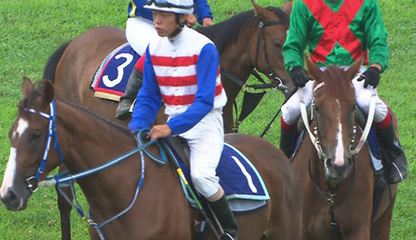
#> input picture bai_1/RaceHorses_416x240_frame001.png, 416 x 240 px
$ python bai1_doc_anh_he_mau.py
#> lines starting #> are read from the running program, lines starting #| are printed output that depends on the picture
from pathlib import Path

import cv2
import matplotlib.pyplot as plt


IMAGE = "RaceHorses_416x240_frame001.png"
OUT = Path("ket_qua")
OUT.mkdir(exist_ok=True)

# Bai 1: doc anh va hien thi theo cac he mau.
bgr = cv2.imread(IMAGE)
#> bgr is the input picture: shape (240, 416, 3); mean B, G, R 96.7, 109.1, 104
if bgr is None:
    raise FileNotFoundError(f"Khong doc duoc anh: {IMAGE}")

rgb = cv2.cvtColor(bgr, cv2.COLOR_BGR2RGB)
views = [
    ("RGB", rgb, None),
    ("BGR", bgr, None),
    ("YUV", cv2.cvtColor(bgr, cv2.COLOR_BGR2YUV), None),
    ("HSV", cv2.cvtColor(bgr, cv2.COLOR_BGR2HSV), None),
    ("Gray scale", cv2.cvtColor(bgr, cv2.COLOR_BGR2GRAY), "gray"),
]

fig, axes = plt.subplots(2, 3, figsize=(13, 8))
fig.suptitle("Bai 1 - Doc anh va hien thi cac he mau")

for ax, (title, img, cmap) in zip(axes.flat, views):
    ax.imshow(img, cmap=cmap)
    ax.set_title(title)
    ax.axis("off")
#> this loop made 5 passes
#> (title, cmap) on passes 1 to 5: ('RGB', None), ('BGR', None), ('YUV', None), ('HSV', None), ('Gray scale', 'gray')

axes.flat[-1].axis("off")
fig.tight_layout()
fig.savefig(OUT / "bai1_doc_anh_he_mau.png", dpi=200)
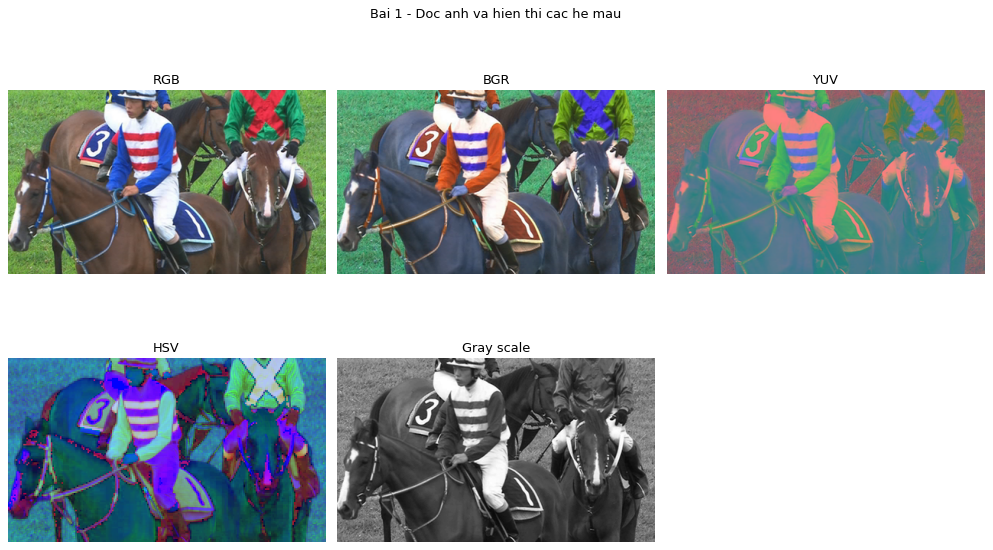
#> figure drawn by matplotlib, 5 panels; B, G, R data is drawn as R, G, B
fig.savefig(OUT / "bai1_doc_anh_he_mau.pdf")
plt.close(fig)
print("Da luu ket qua bai 1 trong thu muc ket_qua.")
